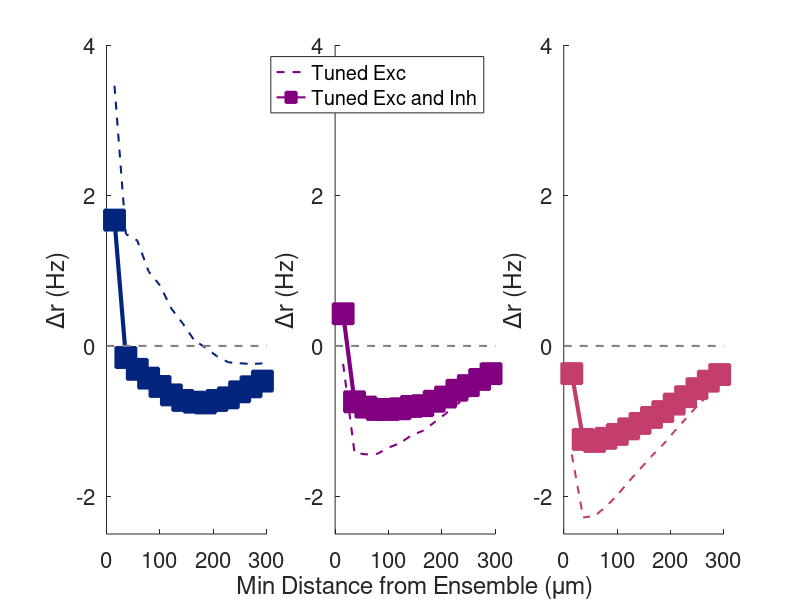

This figure's MATLAB source:
%%
% Reproduces Fig. 6A in:
%   IA Oldenburg, WD Hendricks, G Handy, K Shamardani, HA Bounds, B Doiron, 
%   H Adesnik. The logic of recurrent circuits in the primary visual 
%   cortex. Nature Neuroscience (2024)
%
% Written and edited by G Handy, IA Oldenburg, and WD Hendricks
%%
clear;

% Load the simulation data
tunedExcOnly = load('./SimData/tunedExcOnly.mat');
tunedExcAndInh = load('./SimData/tunedExcAndInh.mat');

%%
colorScheme = [[3,37,126]/255; [0.5, 0, 0.5]; [195,62,108]/255];
figure('Position',[584 575 1058 340]); clf;
for gg = 1:3
    subplot(1,3,gg); hold on;
    
    h1 = plot(tunedExcOnly.dist_bins(1:end-1)*1420,tunedExcOnly.binned_delta_r_ave_v2(:,gg),'--',...
        'linewidth',1.5,'markersize',15,'color',colorScheme(gg,:));
    
    h2 = plot(tunedExcAndInh.dist_bins(1:end-1)*1420,tunedExcAndInh.binned_delta_r_ave_v2(:,gg),'s-',...
        'linewidth',1.5,'markersize',15,'color',colorScheme(gg,:),'markerfacecolor',colorScheme(gg,:));
    plot(tunedExcAndInh.dist_bins(1:end-1)*1420,tunedExcAndInh.binned_delta_r_ave_v2(:,gg),'-',...
        'linewidth',3,'markersize',15,'color',colorScheme(gg,:));
    
    plot([0 tunedExcAndInh.dist_bins(end)]*1420,[0 tunedExcAndInh.dist_bins(end)]*0,...
        '--','linewidth',1.5,'color',[0.5 0.5 0.5])
    xlim([0 300])
    xticks([0:100:300])
    set(gca,'fontsize',16)
    ylabel('\Deltar (Hz)')
    
    ylim([-2.5 4])
    yticks([-2:2:4])
    
    if gg == 2
       legend([h1 h2],{'Tuned Exc','Tuned Exc and Inh'})
       xlabel('Min Distance from Ensemble (μm)')
    end
end


